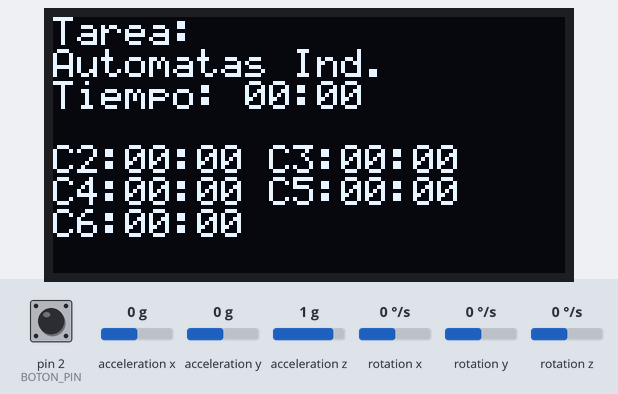
Bench run of a sketch on a simulated Arduino Uno, built with avr-gcc and run on an emulated ATmega328P. On the bench: 128×64 one-colour display. The inputs (shaded band) are chosen by the test bench; at power-on: pin 2 (BOTON_PIN) HIGH, acceleration z 1 g, acceleration x 0 g, acceleration y 0 g, rotation x 0 °/s, rotation y 0 °/s, rotation z 0 °/s. What the sketch prints to the serial monitor is not drawn.

Above: at 2.2 s.
2.3 s: pin 2 (BOTON_PIN) pulled LOW for 1 s
At 4.5 s:
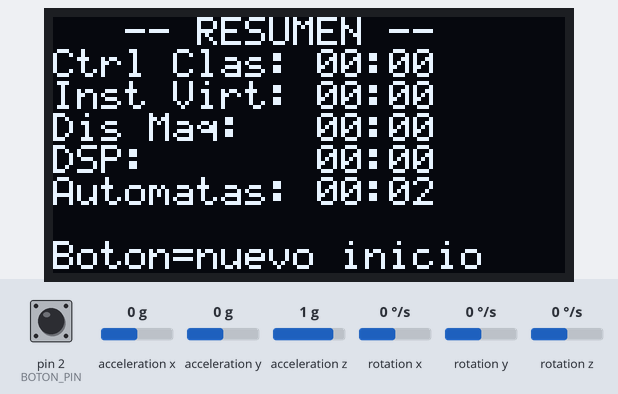
5.5 s: pin 2 (BOTON_PIN) pulled LOW for 0.15 s
At 7.8 s:
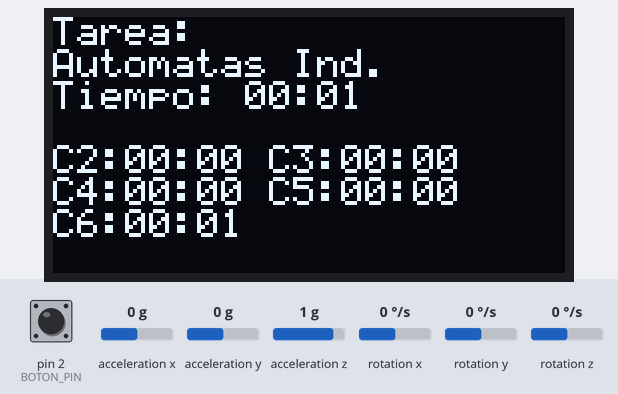
8.6 s: acceleration z set to -0.8 g
At 9.5 s:
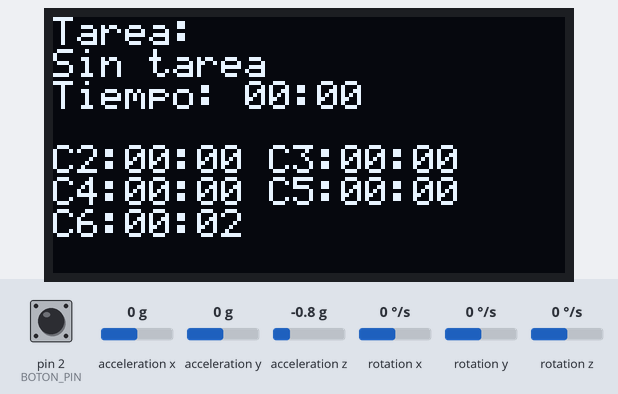
11.6 s: acceleration x set to -1.4 g
At 12.6 s:
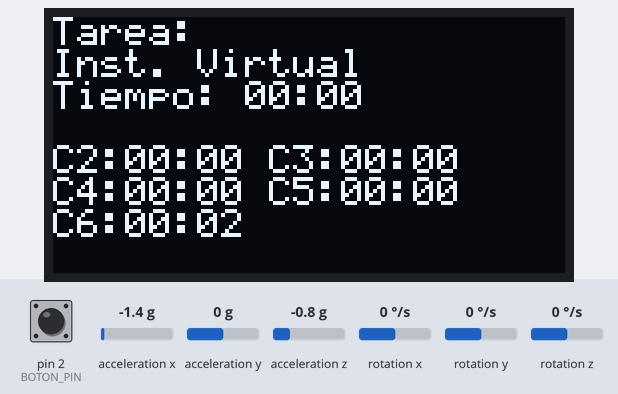
14.6 s: acceleration y set to 0.8 g
At 15.8 s:
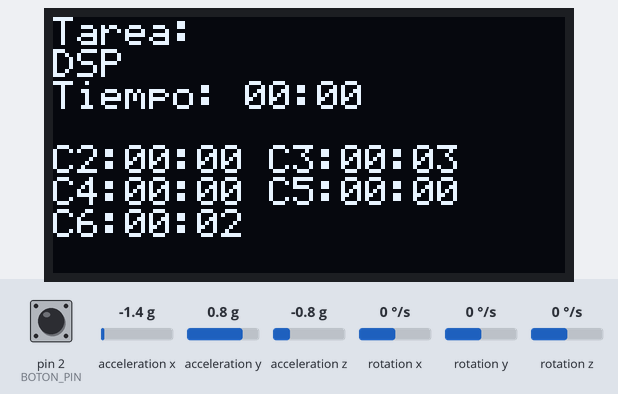
17.6 s: acceleration y set to -1.4 g
At 18.1 s:
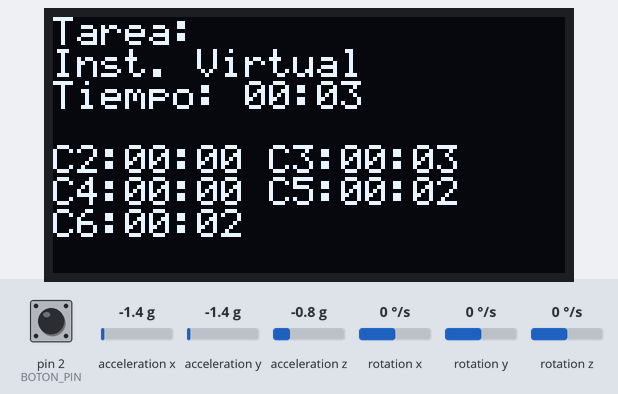
Timing chart, 0 to 20.6 s (numbered marks = the images above; inputs shaded):
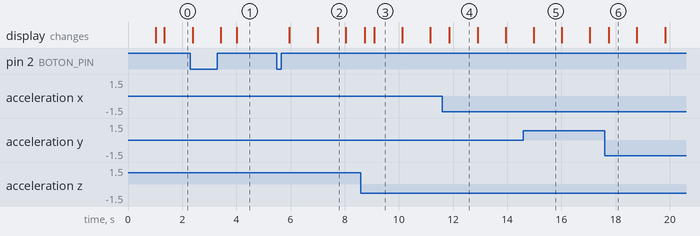

The sketch:

DADO_COMUN.ino
```cpp
#include <Wire.h>           // Comunicación I2C
#include <MPU6050.h>        // Librería específica para el sensor MPU6050
#include <SSD1306Ascii.h>   // Librería ligera para pantallas OLED (solo texto)
#include <SSD1306AsciiWire.h>

#define BOTON_PIN 2         // Pin donde está conectado el botón físico
#define OLED_ADDRESS 0x3C   // Dirección I2C común de las pantallas OLED

SSD1306AsciiWire oled;      // Objeto para controlar la pantalla
MPU6050 mpu;                // Objeto para el sensor de movimiento

const char* tareas[] = {    // Nombres de las materias asignadas a cada cara
  "Sin tarea", "Sin tarea", "Control Clasico",
  "Inst. Virtual", "Dis. Maquina", "DSP", "Automatas Ind."
};

unsigned long tiempos[7] = {0, 0, 0, 0, 0, 0, 0}; // Acumuladores de milisegundos por cara
unsigned long inicioTarea = 0; // Marca de tiempo cuando se detectó la cara actual
int caraActual = 0;            // Cara que está actualmente hacia arriba
bool corriendo = false;        // Estado: ¿Está contando el tiempo?
bool enResumen = false;        // Estado: ¿Estamos viendo la pantalla final?

bool estadoBoton = LOW;        // Estado actual del botón
bool ultimoBoton = LOW;        // Estado anterior del botón (para detectar flancos)
unsigned long ultimoDebounce = 0; // Tiempo para el filtro anti-rebote
#define DEBOUNCE_MS 50         // Tiempo de espera para el anti-rebote

int detectarCara() {
  int16_t ax, ay, az;
  long sumX = 0, sumY = 0, sumZ = 0;

  for (int i = 0; i < 5; i++) {
    mpu.getAcceleration(&ax, &ay, &az);
    sumX += ax;
    sumY += ay;
    sumZ += az;
    delay(20);
  }

  long x = sumX / 5;
  long y = sumY / 5;
  long z = sumZ / 5;
  if (z > 12000) return 6;
  if (y > 12000)  return 5;
  if (x > 12000)  return 4;
  if (x < -12000) return 3;
  if (y < -12000) return 2;
  if (z < -12000) return 1;

  return 0;
}

String formatTiempo(unsigned long ms) { // Convierte milisegundos a "MM:SS"
  unsigned long seg = ms / 1000;
  unsigned long min = seg / 60;
  seg = seg % 60;
  char buf[10];
  sprintf(buf, "%02lu:%02lu", min, seg);
  return String(buf);
}

unsigned long tiempoTotal(int cara) { // Calcula el tiempo acumulado + el tiempo actual
  unsigned long t = tiempos[cara];
  if (corriendo && caraActual == cara) {
    t += millis() - inicioTarea; // Suma el tiempo que ha pasado desde que se volteó
  }
  return t;
}

void mostrarPantalla() {
  oled.clear();

  oled.setCursor(0, 0);
  oled.print("Tarea:");
  oled.setCursor(0, 1);
  if (caraActual == 0) {
    oled.print("-- Sin tarea --");
  } else {
    oled.print(tareas[caraActual]);
  }

  oled.setCursor(0, 2);
  oled.print("Tiempo: ");
  oled.print(formatTiempo(tiempoTotal(caraActual)));

  oled.setCursor(0, 4);
  oled.print("C2:");
  oled.print(formatTiempo(tiempoTotal(2)));
  oled.print(" C3:");
  oled.print(formatTiempo(tiempoTotal(3)));

  oled.setCursor(0, 5);
  oled.print("C4:");
  oled.print(formatTiempo(tiempoTotal(4)));
  oled.print(" C5:");
  oled.print(formatTiempo(tiempoTotal(5)));

  oled.setCursor(0, 6);
  oled.print("C6:");
  oled.print(formatTiempo(tiempoTotal(6)));
}

void mostrarInicio() {
  oled.clear();
  oled.setCursor(0, 2);
  oled.print("  Dado Digital");
  oled.setCursor(0, 4);
  oled.print(" Presiona boton");
  oled.setCursor(0, 5);
  oled.print("  para iniciar");
}

void mostrarResumen() {
  oled.clear();
  oled.setCursor(0, 0);
  oled.print("   -- RESUMEN --");

  oled.setCursor(0, 1);
  oled.print("Ctrl Clas: ");
  oled.print(formatTiempo(tiempos[2]));

  oled.setCursor(0, 2);
  oled.print("Inst Virt: ");
  oled.print(formatTiempo(tiempos[3]));

  oled.setCursor(0, 3);
  oled.print("Dis Maq:   ");
  oled.print(formatTiempo(tiempos[4]));

  oled.setCursor(0, 4);
  oled.print("DSP:       ");
  oled.print(formatTiempo(tiempos[5]));

  oled.setCursor(0, 5);
  oled.print("Automatas: ");
  oled.print(formatTiempo(tiempos[6]));

  oled.setCursor(0, 7);
  oled.print("Boton=nuevo inicio");
}

void setup() {
  Serial.begin(9600);
  delay(1000);
  Wire.begin();
  pinMode(BOTON_PIN, INPUT_PULLUP);

  Serial.println("Iniciando pantalla...");
  oled.begin(&Adafruit128x64, OLED_ADDRESS);
  oled.setFont(System5x7);
  oled.clear();
  Serial.println("Pantalla OK");

  Serial.println("Iniciando MPU...");
  mpu.initialize();
  if (!mpu.testConnection()) {
    Serial.println("Error MPU");
    while (true);
  }
  Serial.println("MPU OK");
  Serial.println("Todo listo");

  mostrarInicio();
}

void loop() {
  bool lecturaBoton = digitalRead(BOTON_PIN);
  if (lecturaBoton != ultimoBoton) { ultimoDebounce = millis(); }

  if ((millis() - ultimoDebounce) > DEBOUNCE_MS) { // Filtro Debounce
    if (lecturaBoton != estadoBoton) {
      estadoBoton = lecturaBoton;
      if (estadoBoton == HIGH) { // Cuando se suelta el botón...

        if (!corriendo && !enResumen) { // CASO 1: Iniciar por primera vez
          for (int i = 0; i < 7; i++) tiempos[i] = 0;
          caraActual = detectarCara();
          inicioTarea = millis();
          corriendo = true;
        }
        else if (corriendo) { // CASO 2: Pausar y mostrar resumen final
          if (caraActual != 0) { tiempos[caraActual] += millis() - inicioTarea; }
          corriendo = false;
          enResumen = true;
          mostrarResumen();
        }
        else if (enResumen) { // CASO 3: Resetear todo tras el resumen
          enResumen = false;
          for (int i = 0; i < 7; i++) tiempos[i] = 0;
          caraActual = detectarCara();
          inicioTarea = millis();
          corriendo = true;
        }
      }
    }
  }
  ultimoBoton = lecturaBoton;

  if (!corriendo) return; // Si está pausado o en resumen, no hace nada más

  int cara = detectarCara(); // Revisa si volteaste el dado
  if (cara != caraActual) { // Si cambiaste de cara...
    if (caraActual != 0) {
      tiempos[caraActual] += millis() - inicioTarea; // Guarda lo acumulado en la cara anterior
    }
    caraActual = cara;       // Cambia a la nueva materia
    inicioTarea = millis();  // Reinicia el cronómetro para esta cara
  }

  mostrarPantalla(); // Actualiza los números en la OLED
  delay(200); // Pequeña pausa para no refrescar la pantalla tan rápido
}
```

Measured:
- after the input at 2.3 s, the display: first differs from a run without the input after 1.7 s (image 1)
- after the input at 5.5 s, the display: first changes after 0.46 s (image 2 shows a later state)
- after the input at 8.6 s, the display: first changes after 0.14 s (image 3 shows a later state)
- after the input at 11.6 s, the display: changes after 0.26 s (image 4)
- after the input at 14.6 s, the display: changes after 0.39 s (image 5)
- after the input at 17.6 s, the display: changes after 0.14 s (image 6)
- what the display in image 2 shows lasts 1.0 s, from 7.0 s to 8.0 s
